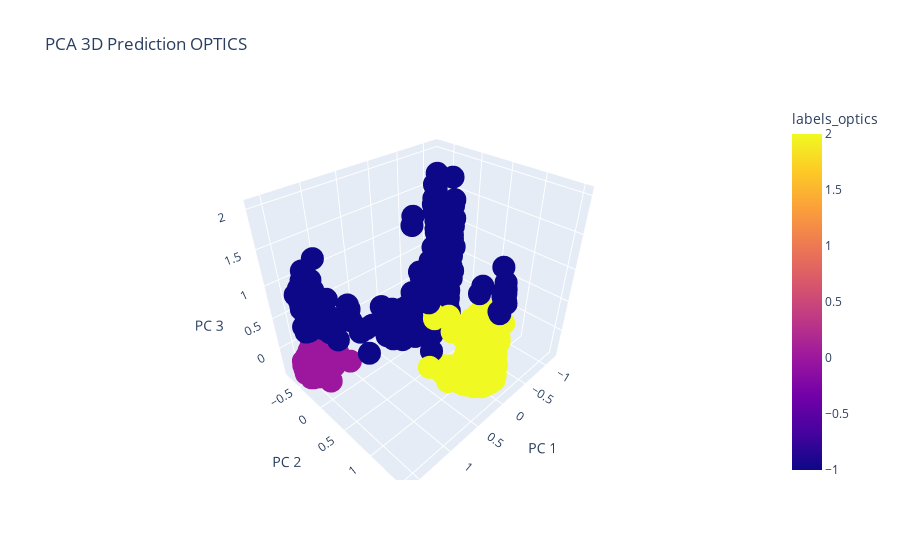

Source (notebook cell):
### Code cell
dfPCA_optics = dfPCA[['x1', 'x2', 'x3','labels_optics']]

fig = px.scatter_3d(
    dfPCA_optics, x='x1', y='x2', z='x3', color=dfPCA_optics['labels_optics'],
    labels={'x1': 'PC 1', 'x2': 'PC 2', 'x3': 'PC 3'}, title='PCA 3D Prediction OPTICS'
)
fig.show()

### Figure 1 — Plotly figure (JSON) as saved in the notebook; plotly's stock layout.template omitted (floating-point values rounded to 4 significant figures; data arrays with more than 128 entries replaced by an {"elided": "..."} marker saying what was removed)
{"data": [{"hovertemplate": "PC 1=%{x}<br>PC 2=%{y}<br>PC 3=%{z}<br>labels_optics=%{marker.color}<extra></extra>", "legendgroup": "", "marker": {"color": {"elided": "1725 int values"}, "coloraxis": "coloraxis", "symbol": "circle"}, "mode": "markers", "name": "", "scene": "scene", "showlegend": false, "type": "scatter3d", "x": {"elided": "1725 float values"}, "y": {"elided": "1725 float values"}, "z": {"elided": "1725 float values"}}], "layout": {"coloraxis": {"colorbar": {"title": {"text": "labels_optics"}}, "colorscale": [[0, "#0d0887"], [0.1111, "#46039f"], [0.2222, "#7201a8"], [0.3333, "#9c179e"], [0.4444, "#bd3786"], [0.5556, "#d8576b"], [0.6667, "#ed7953"], [0.7778, "#fb9f3a"], [0.8889, "#fdca26"], [1, "#f0f921"]]}, "legend": {"tracegroupgap": 0}, "scene": {"domain": {"x": [0, 1], "y": [0, 1]}, "xaxis": {"title": {"text": "PC 1"}}, "yaxis": {"title": {"text": "PC 2"}}, "zaxis": {"title": {"text": "PC 3"}}}, "title": {"text": "PCA 3D Prediction OPTICS"}}}
